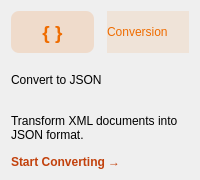
                <widget class="QFrame" name="cardJson">
                 <property name="minimumSize"><size><width>0</width><height>180</height></size></property>
                 <property name="class" stdset="0"><string>card</string></property>
                 <property name="styleSheet">
                    <string notr="true">
                        #iconJson { color: #ef6c00; background-color: rgba(239, 108, 0, 0.15); border-radius: 8px; }
                        #badgeJson { background-color: rgba(239, 108, 0, 0.1); color: #ef6c00; }
                        #btnConvertJson { background-color: transparent; color: #c2410c; border: none; font-weight: bold; text-align: left; }
                        #btnConvertJson:hover { text-decoration: underline; color: #9a3412; }
                    </string>
                 </property>
                 <layout class="QVBoxLayout" name="vLayout5">
                  <item>
                   <layout class="QHBoxLayout" name="hLayout5">
                    <item>
                     <widget class="QLabel" name="iconJson">
                      <property name="class" stdset="0"><string>iconLabel</string></property>
                      <property name="text"><string>{ }</string></property>
                      <property name="fixedSize"><size><width>45</width><height>45</height></size></property>
                      <property name="alignment"><set>Qt::AlignCenter</set></property>
                      <property name="font"><font><pointsize>14</pointsize><bold>true</bold></font></property>
                     </widget>
                    </item>
                    <item><spacer name="s5"><property name="orientation"><enum>Qt::Horizontal</enum></property></spacer></item>
                    <item>
                     <widget class="QLabel" name="badgeJson">
                      <property name="class" stdset="0"><string>badgeLabel</string></property>
                      <property name="text"><string>Conversion</string></property>
                     </widget>
                    </item>
                   </layout>
                  </item>
                  <item>
                   <widget class="QLabel" name="title5">
                    <property name="class" stdset="0"><string>cardTitle</string></property>
                    <property name="text"><string>Convert to JSON</string></property>
                   </widget>
                  </item>
                  <item>
                   <widget class="QLabel" name="desc5">
                    <property name="class" stdset="0"><string>cardDesc</string></property>
                    <property name="text"><string>Transform XML documents into JSON format.</string></property>
                    <property name="wordWrap"><bool>true</bool></property>
                   </widget>
                  </item>
                  <item>
                   <widget class="QPushButton" name="btnConvertJson">
                    <property name="class" stdset="0"><string>actionBtn</string></property>
                    <property name="text"><string>Start Converting →</string></property>
                    <property name="cursor"><cursorShape>PointingHandCursor</cursorShape></property>
                   </widget>
                  </item>
                 </layout>
                </widget>
